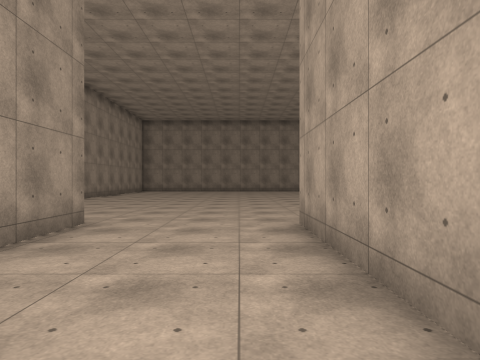
view 1 (above)

24 first-person views from a walk through a Unity game level. The camera is 1.5 m above the floor, looks level and sees 75° across. The floor is counted in squares, 2 m on a side. Each view is taken from the middle of a square. On the plan, view 1 faces up. The plan holds only what a view shows up to about 10 squares ahead; the rest is blank. The place goes on beyond the plan. The player is left out. Surface patterns are stand-ins for the level's own textures.

view 2
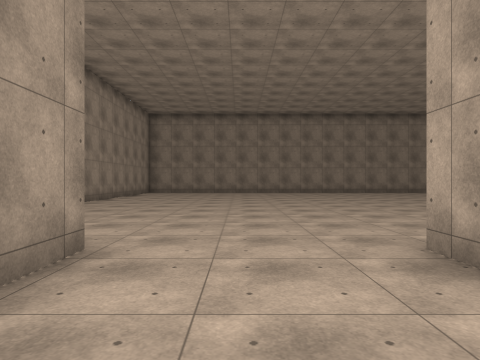

view 3
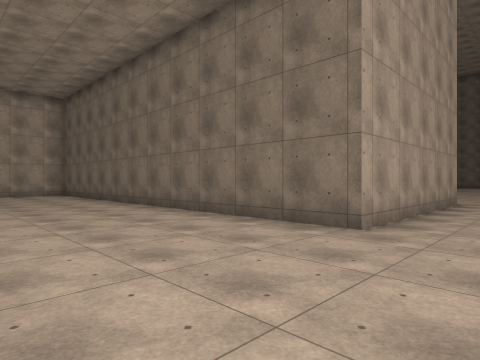

view 4
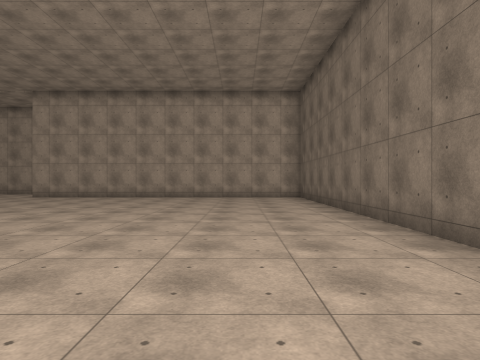

view 5
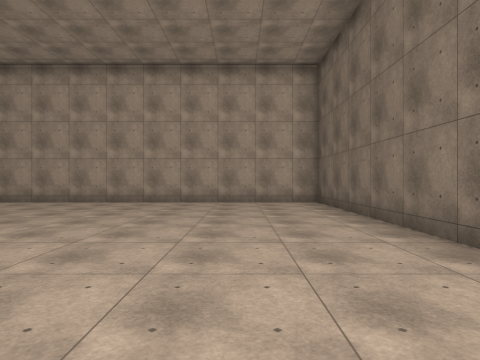

view 6
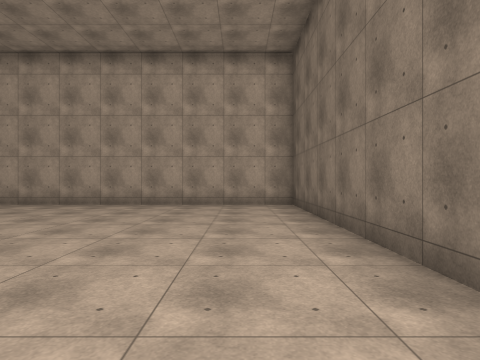

view 7
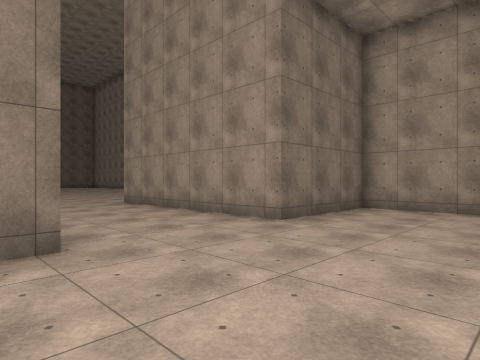

view 8
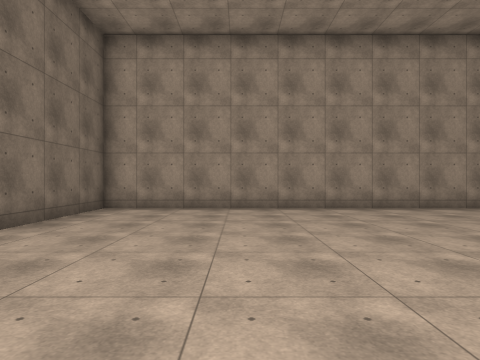

view 9
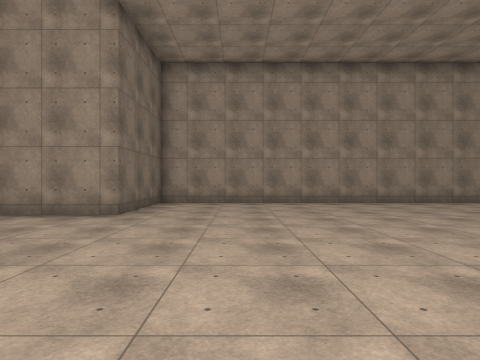

view 10
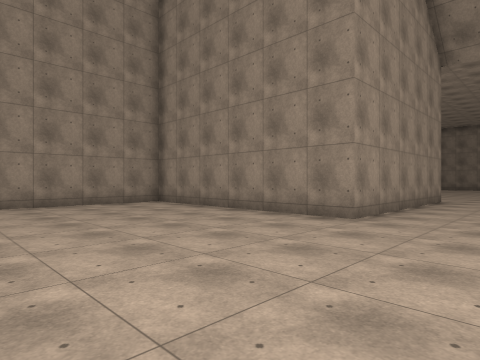

view 11
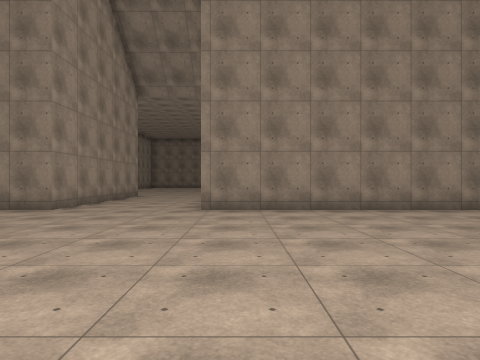

view 12
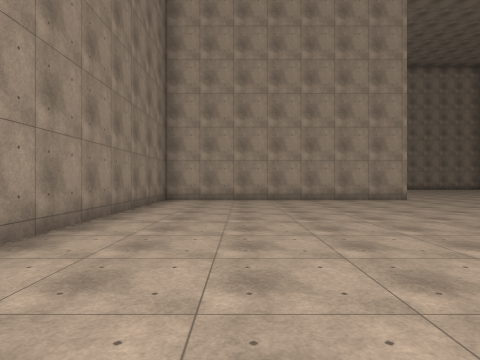

view 13
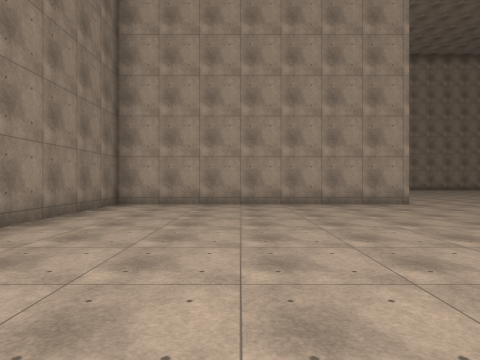

view 14
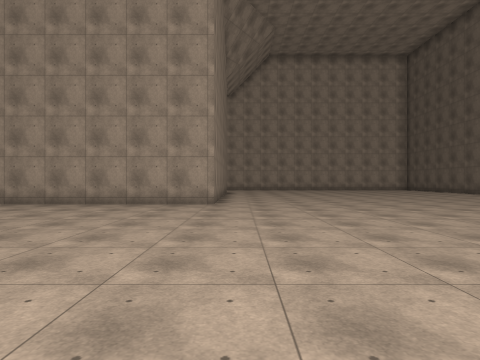

view 15
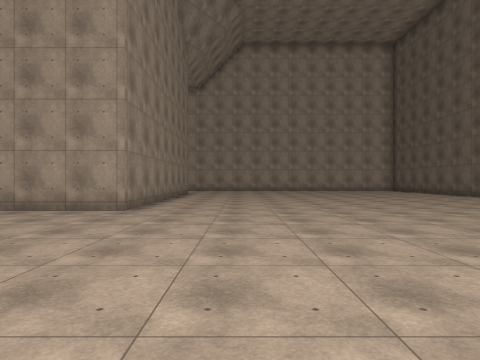

view 16
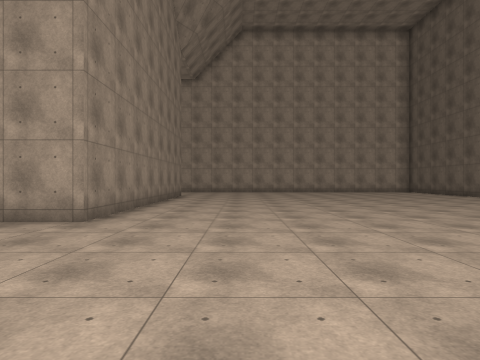

view 17
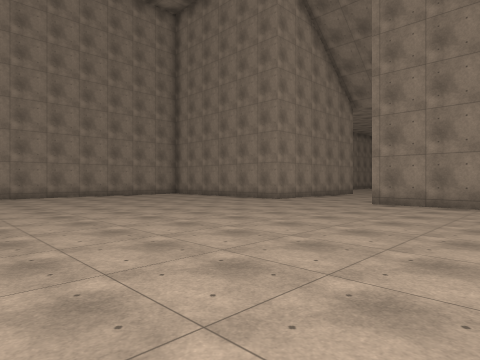

view 18
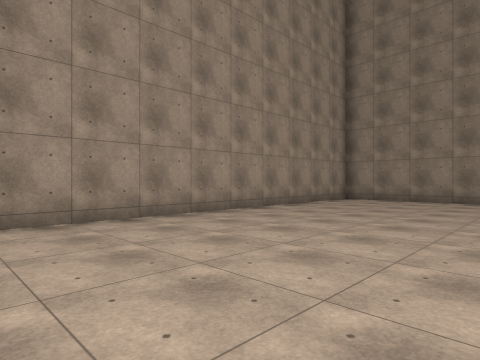

view 19
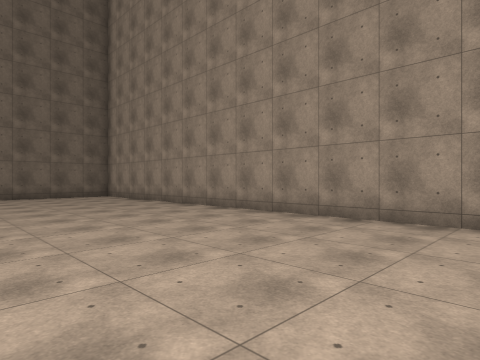

view 20
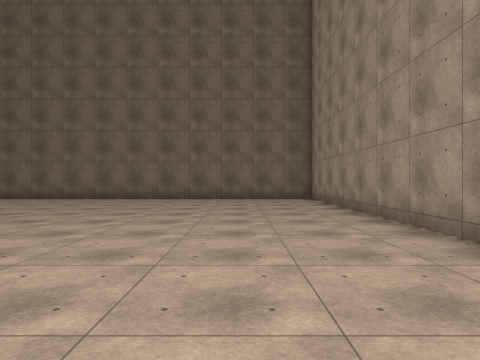

view 21
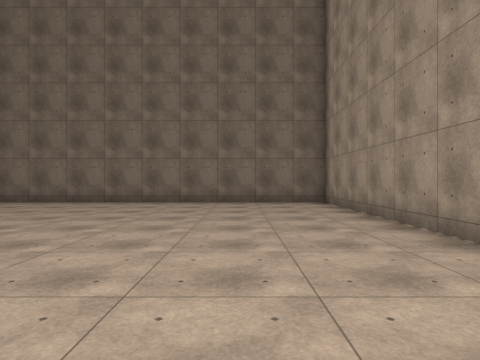

view 22
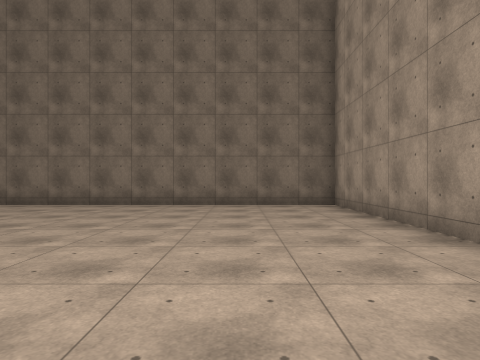

view 23
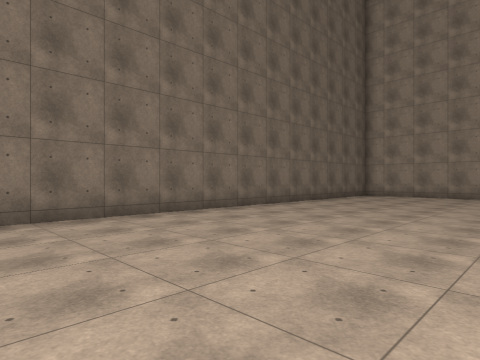

view 24
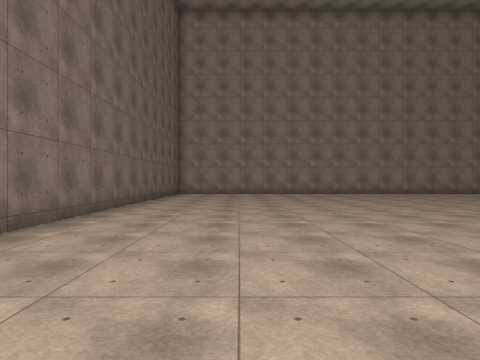

### Floor plan
Points are (right, up) in squares from view 1. A wall is a line through its corners. A room is listed if a view was taken in it or the views show most of it. See-through windows are left out.
Room 1 (views 1, 2, 3, 4, 5, 6, 7, 8, 9)
walls: (1, -1.2) (1, 5.4) (15.5, 5.4) (15.5, 13.5); (-6.3, 13.5) (-6.3, 5.4) (-2.7, 5.4) (-2.7, -1.2)
ways out: opening at (-1, -1) to room 2
Room 2 (views 10, 11, 12, 13, 14, 15, 16, 17, 18, 19, 20, 21, 22, 23, 24)
walls: (-2.7, -1.2) (-8.4, -1.2); (18, -10.2) (13.6, -10.2) (13.6, -1.2) (1, -1.2); (-9.8, -2.6) (-9.8, -23.3) (4.2, -23.3)
ways out: opening at (-1, -1) to room 1

Positions as (right, up) in squares from view 1, and headings:
1: (0, 0), facing up
2: (-1, 2), facing up
3: (-1, 10), facing down-right
4: (2, 8), facing right
5: (5, 8), facing right
6: (6, 7), facing right
7: (2, 9), facing down-left
8: (2, 9), facing left
9: (4, 8), facing left
10: (0, -7), facing up-left
11: (2, -9), facing up
12: (2, -4), facing right
13: (4, -5), facing right
14: (4, -11), facing right
15: (6, -13), facing right
16: (8, -13), facing right
17: (5, -11), facing up-left
18: (-4, -13), facing up-left
19: (-4, -9), facing down-left
20: (-7, -11), facing down
21: (-7, -13), facing down
22: (-7, -14), facing down
23: (5, -17), facing down-left
24: (7, -20), facing left
